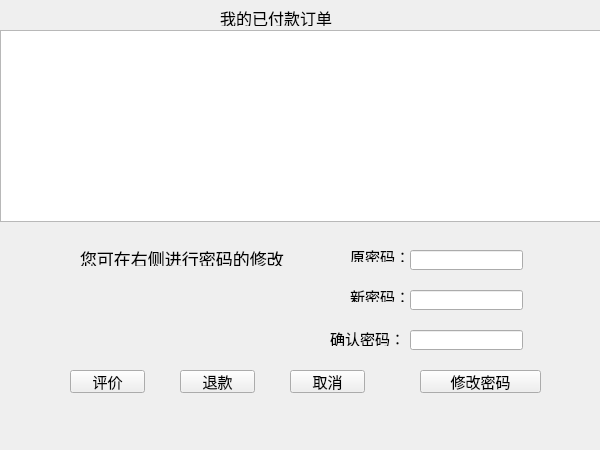
<?xml version="1.0" encoding="UTF-8"?>
<ui version="4.0">
 <class>myorder</class>
 <widget class="QWidget" name="myorder">
  <property name="geometry">
   <rect>
    <x>0</x>
    <y>0</y>
    <width>600</width>
    <height>450</height>
   </rect>
  </property>
  <property name="windowTitle">
   <string>Form</string>
  </property>
  <widget class="QTableWidget" name="tableWidget">
   <property name="geometry">
    <rect>
     <x>0</x>
     <y>30</y>
     <width>601</width>
     <height>192</height>
    </rect>
   </property>
   <property name="font">
    <font>
     <family>华文行楷</family>
     <pointsize>11</pointsize>
    </font>
   </property>
  </widget>
  <widget class="QPushButton" name="scorebutton">
   <property name="geometry">
    <rect>
     <x>70</x>
     <y>370</y>
     <width>75</width>
     <height>23</height>
    </rect>
   </property>
   <property name="font">
    <font>
     <family>华文行楷</family>
     <pointsize>11</pointsize>
    </font>
   </property>
   <property name="text">
    <string>评价</string>
   </property>
  </widget>
  <widget class="QPushButton" name="exit">
   <property name="geometry">
    <rect>
     <x>290</x>
     <y>370</y>
     <width>75</width>
     <height>23</height>
    </rect>
   </property>
   <property name="font">
    <font>
     <family>华文行楷</family>
     <pointsize>11</pointsize>
    </font>
   </property>
   <property name="text">
    <string>取消</string>
   </property>
  </widget>
  <widget class="QLabel" name="label">
   <property name="geometry">
    <rect>
     <x>220</x>
     <y>10</y>
     <width>121</width>
     <height>16</height>
    </rect>
   </property>
   <property name="font">
    <font>
     <family>华文行楷</family>
     <pointsize>12</pointsize>
    </font>
   </property>
   <property name="text">
    <string>我的已付款订单</string>
   </property>
  </widget>
  <widget class="QPushButton" name="refund">
   <property name="geometry">
    <rect>
     <x>180</x>
     <y>370</y>
     <width>75</width>
     <height>23</height>
    </rect>
   </property>
   <property name="font">
    <font>
     <family>华文行楷</family>
     <pointsize>11</pointsize>
    </font>
   </property>
   <property name="text">
    <string>退款</string>
   </property>
  </widget>
  <widget class="QLabel" name="label_2">
   <property name="geometry">
    <rect>
     <x>350</x>
     <y>250</y>
     <width>54</width>
     <height>12</height>
    </rect>
   </property>
   <property name="font">
    <font>
     <family>华文行楷</family>
     <pointsize>11</pointsize>
    </font>
   </property>
   <property name="text">
    <string>原密码：</string>
   </property>
  </widget>
  <widget class="QLabel" name="label_3">
   <property name="geometry">
    <rect>
     <x>350</x>
     <y>290</y>
     <width>54</width>
     <height>12</height>
    </rect>
   </property>
   <property name="font">
    <font>
     <family>华文行楷</family>
     <pointsize>11</pointsize>
    </font>
   </property>
   <property name="text">
    <string>新密码：</string>
   </property>
  </widget>
  <widget class="QLabel" name="label_4">
   <property name="geometry">
    <rect>
     <x>330</x>
     <y>330</y>
     <width>71</width>
     <height>16</height>
    </rect>
   </property>
   <property name="font">
    <font>
     <family>华文行楷</family>
     <pointsize>11</pointsize>
    </font>
   </property>
   <property name="text">
    <string>确认密码：</string>
   </property>
  </widget>
  <widget class="QLineEdit" name="lineEdit">
   <property name="geometry">
    <rect>
     <x>410</x>
     <y>250</y>
     <width>113</width>
     <height>20</height>
    </rect>
   </property>
   <property name="font">
    <font>
     <family>华文行楷</family>
     <pointsize>11</pointsize>
    </font>
   </property>
   <property name="echoMode">
    <enum>QLineEdit::Password</enum>
   </property>
  </widget>
  <widget class="QLineEdit" name="lineEdit_2">
   <property name="geometry">
    <rect>
     <x>410</x>
     <y>290</y>
     <width>113</width>
     <height>20</height>
    </rect>
   </property>
   <property name="font">
    <font>
     <family>华文行楷</family>
     <pointsize>11</pointsize>
    </font>
   </property>
   <property name="echoMode">
    <enum>QLineEdit::Password</enum>
   </property>
  </widget>
  <widget class="QLineEdit" name="lineEdit_3">
   <property name="geometry">
    <rect>
     <x>410</x>
     <y>330</y>
     <width>113</width>
     <height>20</height>
    </rect>
   </property>
   <property name="font">
    <font>
     <family>华文行楷</family>
     <pointsize>11</pointsize>
    </font>
   </property>
   <property name="echoMode">
    <enum>QLineEdit::Password</enum>
   </property>
  </widget>
  <widget class="QPushButton" name="changepass">
   <property name="geometry">
    <rect>
     <x>420</x>
     <y>370</y>
     <width>121</width>
     <height>23</height>
    </rect>
   </property>
   <property name="font">
    <font>
     <family>华文行楷</family>
     <pointsize>11</pointsize>
    </font>
   </property>
   <property name="text">
    <string>修改密码</string>
   </property>
  </widget>
  <widget class="QLabel" name="label_5">
   <property name="geometry">
    <rect>
     <x>80</x>
     <y>250</y>
     <width>221</width>
     <height>16</height>
    </rect>
   </property>
   <property name="font">
    <font>
     <family>华文行楷</family>
     <pointsize>13</pointsize>
    </font>
   </property>
   <property name="text">
    <string>您可在右侧进行密码的修改</string>
   </property>
  </widget>
 </widget>
 <resources/>
 <connections>
  <connection>
   <sender>exit</sender>
   <signal>clicked()</signal>
   <receiver>myorder</receiver>
   <slot>close()</slot>
   <hints>
    <hint type="sourcelabel">
     <x>387</x>
     <y>331</y>
    </hint>
    <hint type="destinationlabel">
     <x>299</x>
     <y>224</y>
    </hint>
   </hints>
  </connection>
 </connections>
</ui>
